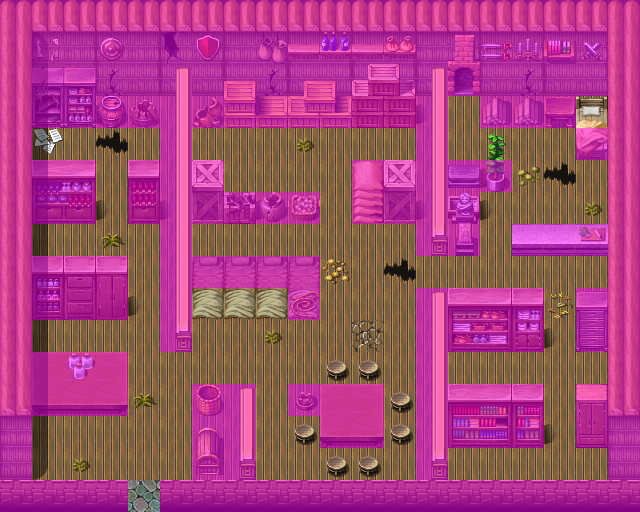

The image is a tile-based game level rendered from a .tmx file. Its description and source (layers, tilesets, objects; grid data summarised) follow:
An orthogonal 20x16 tile map with 32x32 px tiles, 4 tile layers (Ground, Objects, Above, Walkable), 60 tilesets and 8 objects (3x rest, 2x mapchange, 2x spawn, key).

<map version="1.0" tiledversion="1.1.5" orientation="orthogonal" renderorder="right-down" width="20" height="16" tilewidth="32" tileheight="32" infinite="0" nextobjectid="9">
 <tileset firstgid="1" name="map_bed_1" tilewidth="32" tileheight="32" tilecount="128" columns="16">
  <image source="../drawable/map_bed_1.png" width="512" height="256" />
 </tileset>
 <tileset firstgid="129" name="map_border_1" tilewidth="32" tileheight="32" tilecount="128" columns="16">
  <image source="../drawable/map_border_1.png" width="512" height="256" />
 </tileset>
 <tileset firstgid="257" name="map_bridge_1" tilewidth="32" tileheight="32" tilecount="128" columns="16">
  <image source="../drawable/map_bridge_1.png" width="512" height="256" />
 </tileset>
 <tileset firstgid="385" name="map_bridge_2" tilewidth="32" tileheight="32" tilecount="128" columns="16">
  <image source="../drawable/map_bridge_2.png" width="512" height="256" />
 </tileset>
 <tileset firstgid="513" name="map_broken_1" tilewidth="32" tileheight="32" tilecount="128" columns="16">
  <image source="../drawable/map_broken_1.png" width="512" height="256" />
 </tileset>
 <tileset firstgid="641" name="map_cavewall_1" tilewidth="32" tileheight="32" tilecount="108" columns="18">
  <image source="../drawable/map_cavewall_1.png" width="576" height="192" />
 </tileset>
 <tileset firstgid="749" name="map_cavewall_2" tilewidth="32" tileheight="32" tilecount="108" columns="18">
  <image source="../drawable/map_cavewall_2.png" width="576" height="192" />
 </tileset>
 <tileset firstgid="857" name="map_cavewall_3" tilewidth="32" tileheight="32" tilecount="108" columns="18">
  <image source="../drawable/map_cavewall_3.png" width="576" height="192" />
 </tileset>
 <tileset firstgid="965" name="map_cavewall_4" tilewidth="32" tileheight="32" tilecount="108" columns="18">
  <image source="../drawable/map_cavewall_4.png" width="576" height="192" />
 </tileset>
 <tileset firstgid="1073" name="map_chair_table_1" tilewidth="32" tileheight="32" tilecount="128" columns="16">
  <image source="../drawable/map_chair_table_1.png" width="512" height="256" />
 </tileset>
 <tileset firstgid="1201" name="map_chair_table_2" tilewidth="32" tileheight="32" tilecount="128" columns="16">
  <image source="../drawable/map_chair_table_2.png" width="512" height="256" />
 </tileset>
 <tileset firstgid="1329" name="map_crate_1" tilewidth="32" tileheight="32" tilecount="128" columns="16">
  <image source="../drawable/map_crate_1.png" width="512" height="256" />
 </tileset>
 <tileset firstgid="1457" name="map_cupboard_1" tilewidth="32" tileheight="32" tilecount="128" columns="16">
  <image source="../drawable/map_cupboard_1.png" width="512" height="256" />
 </tileset>
 <tileset firstgid="1585" name="map_curtain_1" tilewidth="32" tileheight="32" tilecount="128" columns="16">
  <image source="../drawable/map_curtain_1.png" width="512" height="256" />
 </tileset>
 <tileset firstgid="1713" name="map_entrance_1" tilewidth="32" tileheight="32" tilecount="128" columns="16">
  <image source="../drawable/map_entrance_1.png" width="512" height="256" />
 </tileset>
 <tileset firstgid="1841" name="map_entrance_2" tilewidth="32" tileheight="32" tilecount="128" columns="16">
  <image source="../drawable/map_entrance_2.png" width="512" height="256" />
 </tileset>
 <tileset firstgid="1969" name="map_fence_1" tilewidth="32" tileheight="32" tilecount="128" columns="16">
  <image source="../drawable/map_fence_1.png" width="512" height="256" />
 </tileset>
 <tileset firstgid="2097" name="map_fence_2" tilewidth="32" tileheight="32" tilecount="128" columns="16">
  <image source="../drawable/map_fence_2.png" width="512" height="256" />
 </tileset>
 <tileset firstgid="2225" name="map_fence_3" tilewidth="32" tileheight="32" tilecount="128" columns="16">
  <image source="../drawable/map_fence_3.png" width="512" height="256" />
 </tileset>
 <tileset firstgid="2353" name="map_fence_4" tilewidth="32" tileheight="32" tilecount="128" columns="16">
  <image source="../drawable/map_fence_4.png" width="512" height="256" />
 </tileset>
 <tileset firstgid="2481" name="map_ground_1" tilewidth="32" tileheight="32" tilecount="128" columns="16">
  <image source="../drawable/map_ground_1.png" width="512" height="256" />
 </tileset>
 <tileset firstgid="2609" name="map_ground_2" tilewidth="32" tileheight="32" tilecount="128" columns="16">
  <image source="../drawable/map_ground_2.png" width="512" height="256" />
 </tileset>
 <tileset firstgid="2737" name="map_ground_3" tilewidth="32" tileheight="32" tilecount="128" columns="16">
  <image source="../drawable/map_ground_3.png" width="512" height="256" />
 </tileset>
 <tileset firstgid="2865" name="map_ground_4" tilewidth="32" tileheight="32" tilecount="128" columns="16">
  <image source="../drawable/map_ground_4.png" width="512" height="256" />
 </tileset>
 <tileset firstgid="2993" name="map_ground_5" tilewidth="32" tileheight="32" tilecount="128" columns="16">
  <image source="../drawable/map_ground_5.png" width="512" height="256" />
 </tileset>
 <tileset firstgid="3121" name="map_ground_6" tilewidth="32" tileheight="32" tilecount="128" columns="16">
  <image source="../drawable/map_ground_6.png" width="512" height="256" />
 </tileset>
 <tileset firstgid="3249" name="map_ground_7" tilewidth="32" tileheight="32" tilecount="128" columns="16">
  <image source="../drawable/map_ground_7.png" width="512" height="256" />
 </tileset>
 <tileset firstgid="3377" name="map_ground_8" tilewidth="32" tileheight="32" tilecount="128" columns="16">
  <image source="../drawable/map_ground_8.png" width="512" height="256" />
 </tileset>
 <tileset firstgid="3505" name="map_house_1" tilewidth="32" tileheight="32" tilecount="128" columns="16">
  <image source="../drawable/map_house_1.png" width="512" height="256" />
 </tileset>
 <tileset firstgid="3633" name="map_house_2" tilewidth="32" tileheight="32" tilecount="128" columns="16">
  <image source="../drawable/map_house_2.png" width="512" height="256" />
 </tileset>
 <tileset firstgid="3761" name="map_indoor_1" tilewidth="32" tileheight="32" tilecount="128" columns="16">
  <image source="../drawable/map_indoor_1.png" width="512" height="256" />
 </tileset>
 <tileset firstgid="3889" name="map_indoor_2" tilewidth="32" tileheight="32" tilecount="128" columns="16">
  <image source="../drawable/map_indoor_2.png" width="512" height="256" />
 </tileset>
 <tileset firstgid="4017" name="map_kitchen_1" tilewidth="32" tileheight="32" tilecount="128" columns="16">
  <image source="../drawable/map_kitchen_1.png" width="512" height="256" />
 </tileset>
 <tileset firstgid="4145" name="map_outdoor_1" tilewidth="32" tileheight="32" tilecount="128" columns="16">
  <image source="../drawable/map_outdoor_1.png" width="512" height="256" />
 </tileset>
 <tileset firstgid="4273" name="map_pillar_1" tilewidth="32" tileheight="32" tilecount="128" columns="16">
  <image source="../drawable/map_pillar_1.png" width="512" height="256" />
 </tileset>
 <tileset firstgid="4401" name="map_pillar_2" tilewidth="32" tileheight="32" tilecount="128" columns="16">
  <image source="../drawable/map_pillar_2.png" width="512" height="256" />
 </tileset>
 <tileset firstgid="4529" name="map_plant_1" tilewidth="32" tileheight="32" tilecount="128" columns="16">
  <image source="../drawable/map_plant_1.png" width="512" height="256" />
 </tileset>
 <tileset firstgid="4657" name="map_plant_2" tilewidth="32" tileheight="32" tilecount="128" columns="16">
  <image source="../drawable/map_plant_2.png" width="512" height="256" />
 </tileset>
 <tileset firstgid="4785" name="map_rock_1" tilewidth="32" tileheight="32" tilecount="128" columns="16">
  <image source="../drawable/map_rock_1.png" width="512" height="256" />
 </tileset>
 <tileset firstgid="4913" name="map_rock_2" tilewidth="32" tileheight="32" tilecount="128" columns="16">
  <image source="../drawable/map_rock_2.png" width="512" height="256" />
 </tileset>
 <tileset firstgid="5041" name="map_roof_1" tilewidth="32" tileheight="32" tilecount="128" columns="16">
  <image source="../drawable/map_roof_1.png" width="512" height="256" />
 </tileset>
 <tileset firstgid="5169" name="map_roof_2" tilewidth="32" tileheight="32" tilecount="128" columns="16">
  <image source="../drawable/map_roof_2.png" width="512" height="256" />
 </tileset>
 <tileset firstgid="5297" name="map_roof_3" tilewidth="32" tileheight="32" tilecount="128" columns="16">
  <image source="../drawable/map_roof_3.png" width="512" height="256" />
 </tileset>
 <tileset firstgid="5425" name="map_shop_1" tilewidth="32" tileheight="32" tilecount="128" columns="16">
  <image source="../drawable/map_shop_1.png" width="512" height="256" />
 </tileset>
 <tileset firstgid="5553" name="map_sign_ladder_1" tilewidth="32" tileheight="32" tilecount="128" columns="16">
  <image source="../drawable/map_sign_ladder_1.png" width="512" height="256" />
 </tileset>
 <tileset firstgid="5681" name="map_table_1" tilewidth="32" tileheight="32" tilecount="128" columns="16">
  <image source="../drawable/map_table_1.png" width="512" height="256" />
 </tileset>
 <tileset firstgid="5809" name="map_trail_1" tilewidth="32" tileheight="32" tilecount="128" columns="16">
  <image source="../drawable/map_trail_1.png" width="512" height="256" />
 </tileset>
 <tileset firstgid="5937" name="map_transition_1" tilewidth="32" tileheight="32" tilecount="128" columns="16">
  <image source="../drawable/map_transition_1.png" width="512" height="256" />
 </tileset>
 <tileset firstgid="6065" name="map_transition_2" tilewidth="32" tileheight="32" tilecount="128" columns="16">
  <image source="../drawable/map_transition_2.png" width="512" height="256" />
 </tileset>
 <tileset firstgid="6193" name="map_transition_3" tilewidth="32" tileheight="32" tilecount="128" columns="16">
  <image source="../drawable/map_transition_3.png" width="512" height="256" />
 </tileset>
 <tileset firstgid="6321" name="map_transition_4" tilewidth="32" tileheight="32" tilecount="128" columns="16">
  <image source="../drawable/map_transition_4.png" width="512" height="256" />
 </tileset>
 <tileset firstgid="6449" name="map_transition_5" tilewidth="32" tileheight="32" tilecount="128" columns="16">
  <image source="../drawable/map_transition_5.png" width="512" height="256" />
 </tileset>
 <tileset firstgid="6577" name="map_tree_1" tilewidth="32" tileheight="32" tilecount="128" columns="16">
  <image source="../drawable/map_tree_1.png" width="512" height="256" />
 </tileset>
 <tileset firstgid="6705" name="map_tree_2" tilewidth="32" tileheight="32" tilecount="128" columns="16">
  <image source="../drawable/map_tree_2.png" width="512" height="256" />
 </tileset>
 <tileset firstgid="6833" name="map_wall_1" tilewidth="32" tileheight="32" tilecount="128" columns="16">
  <image source="../drawable/map_wall_1.png" width="512" height="256" />
 </tileset>
 <tileset firstgid="6961" name="map_wall_2" tilewidth="32" tileheight="32" tilecount="120" columns="15">
  <image source="../drawable/map_wall_2.png" width="480" height="256" />
 </tileset>
 <tileset firstgid="7081" name="map_wall_3" tilewidth="32" tileheight="32" tilecount="120" columns="15">
  <image source="../drawable/map_wall_3.png" width="480" height="256" />
 </tileset>
 <tileset firstgid="7201" name="map_wall_4" tilewidth="32" tileheight="32" tilecount="120" columns="15">
  <image source="../drawable/map_wall_4.png" width="480" height="256" />
 </tileset>
 <tileset firstgid="7321" name="map_window_1" tilewidth="32" tileheight="32" tilecount="128" columns="16">
  <image source="../drawable/map_window_1.png" width="512" height="256" />
 </tileset>
 <tileset firstgid="7449" name="map_window_2" tilewidth="32" tileheight="32" tilecount="128" columns="16">
  <image source="../drawable/map_window_2.png" width="512" height="256" />
 </tileset>
 <layer name="Ground" width="20" height="16">
  <data>[320 cells, 320 non-empty, 13 distinct tile ids]</data>
 </layer>
 <layer name="Objects" width="20" height="16">
  <data>[320 cells, 147 non-empty, 95 distinct tile ids]</data>
 </layer>
 <layer name="Above" width="20" height="16">
  <data>[320 cells, 31 non-empty, 14 distinct tile ids]</data>
 </layer>
 <layer name="Walkable" width="20" height="16">
  <data>[320 cells, 203 non-empty, 1 distinct tile ids]</data>
 </layer>
 <objectgroup name="Mapevents">
  <object id="1" name="south" type="mapchange" x="128" y="480" width="32" height="32">
   <properties>
    <property name="map" value="lodarhouse0" />
    <property name="place" value="lodarhouse" />
   </properties>
  </object>
  <object id="2" name="rest1" type="rest" x="192" y="288" width="32" height="32" />
  <object id="3" name="rest2" type="rest" x="224" y="288" width="32" height="32" />
  <object id="4" name="rest3" type="rest" x="256" y="288" width="32" height="32" />
  <object id="5" name="base_beamto_stoutford" type="mapchange" x="576" y="96" width="32" height="32">
   <properties>
    <property name="map" value="stoutford_castle_barrack2" />
    <property name="place" value="base_beamto_lodar" />
   </properties>
  </object>
 </objectgroup>
 <objectgroup name="Spawn">
  <object id="6" name="lodar" type="spawn" x="448" y="96" width="160" height="384" />
  <object id="7" name="vermin" type="spawn" x="32" y="128" width="384" height="320">
   <properties>
    <property name="quantity" value="2" />
   </properties>
  </object>
 </objectgroup>
 <objectgroup name="Keys">
  <object id="8" name="base_nondisplay:1" type="key" x="576" y="96" width="32" height="32">
   <properties>
    <property name="phrase" value="base_beamto_10" />
    <property name="requireId" value="base_nondisplay" />
    <property name="requireType" value="questProgress" />
    <property name="requireValue" value="1" />
   </properties>
  </object>
 </objectgroup>
</map>
